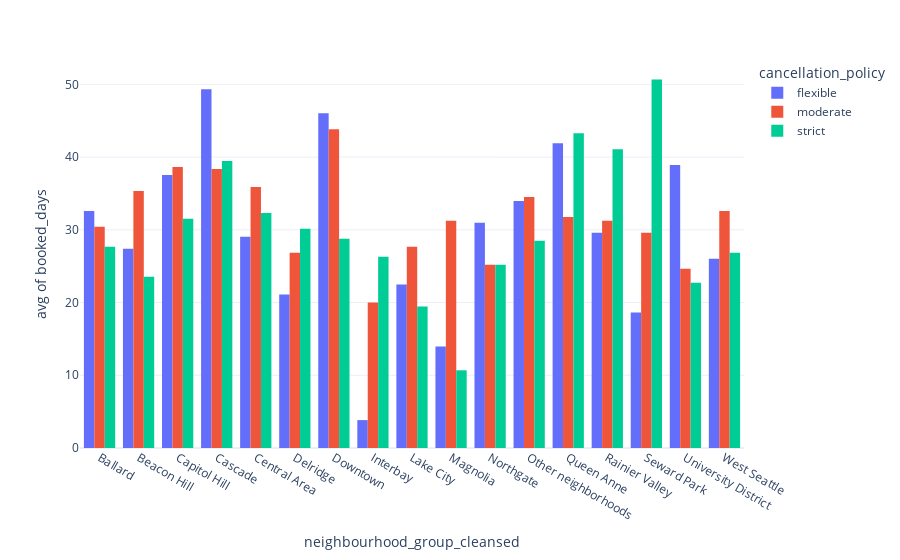

The notebook cell saved with this chart:
### Markdown cell above
**Generalization**

From the above result, we can see that, though the cancellation policy is shown to have very less effects, we can get some generalizations like,
- The places with **strict** cancellation policy are slightly free i.e., slightly booked less than the places with remaining cancellation policy.
- There is close to no effect of the flexible and moderate cancellation policies on the frequency to book the listings.

Now that we have reached this conclusion for the entire Seattle, now is the time to try and look a bit deeper into the differences in each neighbourhood, and try to correlate our earlier answers to this answer.

### Code cell
nbhood_cancel_df = round(listings_new.groupby(['neighbourhood_group_cleansed', 'cancellation_policy']).available.mean()).reset_index()
nbhood_cancel_df['booked_days'] = round(100*(365 - nbhood_cancel_df.available)/365,3)

fig = px.histogram(nbhood_cancel_df,
                   x = 'neighbourhood_group_cleansed',
                   y='booked_days',
                   color = 'cancellation_policy',
                   barmode='group',
                   histfunc='avg')

fig.show()

### Figure 1 — Plotly figure (JSON) as saved in the notebook; plotly's stock layout.template omitted (floating-point values rounded to 4 significant figures)
{"data": [{"alignmentgroup": "True", "bingroup": "x", "histfunc": "avg", "hovertemplate": "cancellation_policy=flexible<br>neighbourhood_group_cleansed=%{x}<br>avg of booked_days=%{y}<extra></extra>", "legendgroup": "flexible", "marker": {"color": "#636efa", "pattern": {"shape": ""}}, "name": "flexible", "offsetgroup": "flexible", "orientation": "v", "showlegend": true, "x": ["Ballard", "Beacon Hill", "Capitol Hill", "Cascade", "Central Area", "Delridge", "Downtown", "Interbay", "Lake City", "Magnolia", "Northgate", "Other neighborhoods", "Queen Anne", "Rainier Valley", "Seward Park", "University District", "West Seattle"], "xaxis": "x", "y": [32.6, 27.4, 37.53, 49.31, 29.04, 21.1, 46.03, 3.836, 22.47, 13.97, 30.96, 33.97, 41.92, 29.59, 18.63, 38.9, 26.03], "yaxis": "y", "type": "histogram"}, {"alignmentgroup": "True", "bingroup": "x", "histfunc": "avg", "hovertemplate": "cancellation_policy=moderate<br>neighbourhood_group_cleansed=%{x}<br>avg of booked_days=%{y}<extra></extra>", "legendgroup": "moderate", "marker": {"color": "#EF553B", "pattern": {"shape": ""}}, "name": "moderate", "offsetgroup": "moderate", "orientation": "v", "showlegend": true, "x": ["Ballard", "Beacon Hill", "Capitol Hill", "Cascade", "Central Area", "Delridge", "Downtown", "Interbay", "Lake City", "Magnolia", "Northgate", "Other neighborhoods", "Queen Anne", "Rainier Valley", "Seward Park", "University District", "West Seattle"], "xaxis": "x", "y": [30.41, 35.34, 38.63, 38.36, 35.89, 26.85, 43.84, 20.0, 27.67, 31.23, 25.2, 34.52, 31.78, 31.23, 29.59, 24.66, 32.6], "yaxis": "y", "type": "histogram"}, {"alignmentgroup": "True", "bingroup": "x", "histfunc": "avg", "hovertemplate": "cancellation_policy=strict<br>neighbourhood_group_cleansed=%{x}<br>avg of booked_days=%{y}<extra></extra>", "legendgroup": "strict", "marker": {"color": "#00cc96", "pattern": {"shape": ""}}, "name": "strict", "offsetgroup": "strict", "orientation": "v", "showlegend": true, "x": ["Ballard", "Beacon Hill", "Capitol Hill", "Cascade", "Central Area", "Delridge", "Downtown", "Interbay", "Lake City", "Magnolia", "Northgate", "Other neighborhoods", "Queen Anne", "Rainier Valley", "Seward Park", "University District", "West Seattle"], "xaxis": "x", "y": [27.67, 23.56, 31.51, 39.45, 32.33, 30.14, 28.77, 26.3, 19.45, 10.69, 25.2, 28.49, 43.29, 41.1, 50.69, 22.74, 26.85], "yaxis": "y", "type": "histogram"}], "layout": {"xaxis": {"anchor": "y", "domain": [0.0, 1.0], "title": {"text": "neighbourhood_group_cleansed"}}, "yaxis": {"anchor": "x", "domain": [0.0, 1.0], "title": {"text": "avg of booked_days"}}, "legend": {"title": {"text": "cancellation_policy"}, "tracegroupgap": 0}, "margin": {"t": 60}, "barmode": "group"}}
